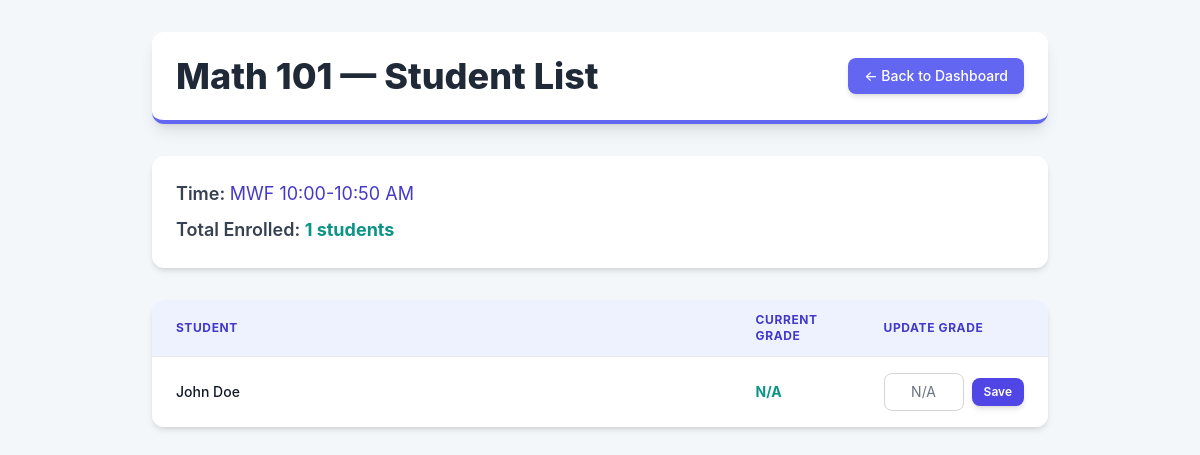
/teacher/course/1 (signed in), run on an earlier commit of the app's database.
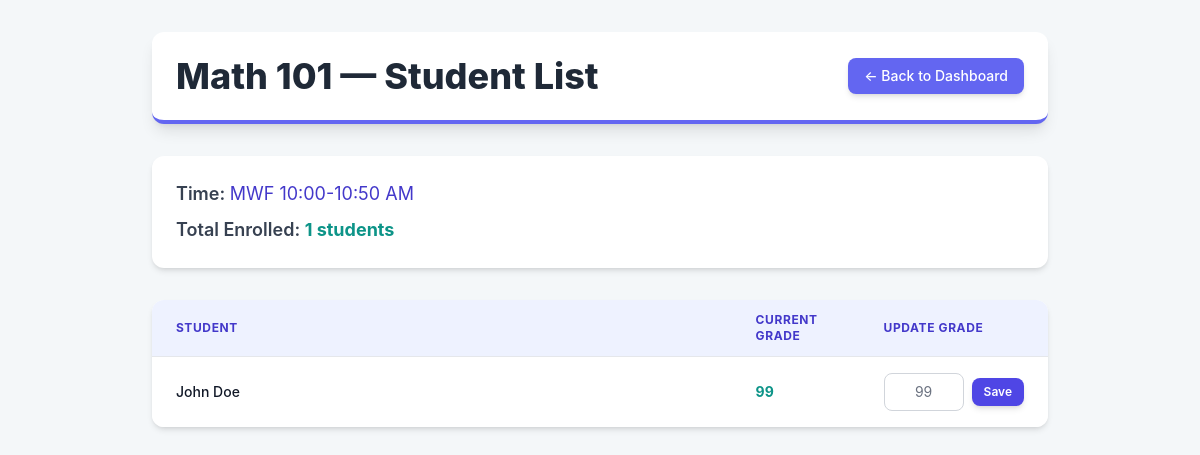
And on a later commit of the database.
### models.py (models this page shows, shortened)
class Course(db.Model):
    id = db.Column(db.Integer, primary_key=True)
    name = db.Column(db.String(64))
    max_students = db.Column(db.Integer)
    cur_students = db.Column(db.Integer)
    time = db.Column(db.String(32))
    teacher_id = db.Column(db.Integer, db.ForeignKey("user.id"))
    teacher = db.relationship("User", back_populates="courses_taught")
    enrollments = db.relationship("Enrollment", back_populates="course")

class Enrollment(db.Model):
    id = db.Column(db.Integer, primary_key=True)
    student_id = db.Column(db.Integer, db.ForeignKey("user.id"))
    course_id = db.Column(db.Integer, db.ForeignKey("course.id"))
    grade = db.Column(db.String(4))
    student = db.relationship("User", back_populates="enrollments")
    course = db.relationship("Course", back_populates="enrollments")

class User(db.Model):
    id = db.Column(db.Integer, primary_key=True)
    username = db.Column(db.String(64), unique=True, nullable=False)
    realname = db.Column(db.String(64), unique=False, nullable=False)
    password_hash = db.Column(db.String(128))
    user_type = db.Column(db.String(16))  # student / teacher / admin
    enrollments = db.relationship("Enrollment", back_populates="student")
    courses_taught = db.relationship("Course", back_populates="teacher")

### app.py (the view)
@app.route("/teacher/course/<int:course_id>")
def teacher_course_detail(course_id):
    if not g.user or g.user.user_type != "teacher":
        return redirect("/login")
    course = Course.query.get(course_id)
    if not course or course.teacher_id != g.user.id:
        return redirect("/teacher")
    enrollments = Enrollment.query.filter_by(course_id=course.id).join(User).all()
    return render_template(
        "teacher_course_detail.html",
        course=course,
        enrollments=enrollments
    )

### app.py (called while the page is built)
@app.before_request
def load_user():
    g.user = None
    if "user_id" in session:
        g.user = User.query.get(session["user_id"])

### templates/teacher_course_detail.html (shortened to what this page needs)
<!DOCTYPE html>
<html lang="en">
<head>
    <script src="https://cdn.tailwindcss.com"></script>
</head>
<body class="min-h-screen p-8">
<div class="max-w-4xl mx-auto">
    <header class="mb-8 p-6 bg-white rounded-xl shadow-lg border-b-4 border-indigo-500 flex justify-between items-center">
        <h1 class="text-3xl md:text-4xl font-extrabold text-gray-800">
            {{ course.name }} — Student List
        </h1>
        <a href="/teacher"
           class="py-2 px-4 text-sm font-medium text-white bg-indigo-500 rounded-lg shadow-md
                  hover:bg-indigo-600 transition duration-150 ease-in-out focus:outline-none focus:ring-2
                  focus:ring-indigo-500 focus:ring-offset-2">
            &larr; Back to Dashboard
        </a>
    </header>
    <div class="bg-white p-6 rounded-xl shadow-md mb-8 space-y-2">
        <p class="text-lg text-gray-700 font-semibold">
            Time: <span class="font-normal text-indigo-700">{{ course.time }}</span>
        </p>
        <p class="text-lg text-gray-700 font-semibold">
            Total Enrolled: <span class="font-bold text-teal-600">{{ enrollments|length }} students</span>
        </p>
    </div>
    <section>
        {% if enrollments %}
            <div class="bg-white rounded-xl shadow-md overflow-hidden">
                <table class="min-w-full divide-y divide-gray-200">
                    <thead class="bg-indigo-50">
                        <tr>
                            <th scope="col" class="px-6 py-3 text-left text-xs font-bold text-indigo-700 uppercase tracking-wider">
                                Student
                            </th>
                            <th scope="col" class="px-6 py-3 text-left text-xs font-bold text-indigo-700 uppercase tracking-wider w-32">
                                Current Grade
                            </th>
                            <th scope="col" class="px-6 py-3 text-left text-xs font-bold text-indigo-700 uppercase tracking-wider w-40">
                                Update Grade
                            </th>
                        </tr>
                    </thead>
                    <tbody class="bg-white divide-y divide-gray-200">
                        {% for e in enrollments %}
                        <tr class="hover:bg-gray-50 transition duration-100">
                            <td class="px-6 py-4 whitespace-nowrap text-sm font-medium text-gray-900">
                                {{ e.student.realname }}
                            </td>
                            <td class="px-6 py-4 whitespace-nowrap text-sm font-bold text-teal-600">
                                {{ e.grade }}
                            </td>
                            <td class="px-6 py-4 whitespace-nowrap text-sm text-gray-500">
                                <form method="POST" action="/teacher/grade/{{ e.id }}" class="flex items-center space-x-2">
                                    <input type="text"
                                           name="grade"
                                           value="{{ e.grade }}"
                                           class="styled-input w-20 text-center"
                                           placeholder="Grade"
                                           maxlength="4">
                                    <button type="submit"
                                            class="flex-shrink-0 py-1.5 px-3 bg-indigo-600 text-white text-xs font-semibold rounded-lg shadow-md hover:bg-indigo-700 transition duration-150 ease-in-out">
                                        Save
                                    </button>
                                </form>
                            </td>
                        </tr>
                        {% endfor %}
                    </tbody>
                </table>
            </div>
        {% else %}
            <p class="text-gray-500 p-4 bg-white rounded-lg shadow-sm border-l-4 border-yellow-400">
                This course currently has no enrolled students.
            </p>
        {% endif %}
    </section>
</div>
</body>
</html>

### templates/teacher_course_detail.html (style rules this page uses)
body { font-family: 'Inter', sans-serif; background-color: #f4f7f9; }
.styled-input { border: 1px solid #d1d5db; border-radius: 0.5rem; padding: 0.5rem 0.75rem; width: 100%; transition: border-color 0.15s ease-in-out, box-shadow 0.15s ease-in-out; }

What changed in the data, as far as the page shows it:
changed Enrollment "John Doe": grade "N/A" → "99"
